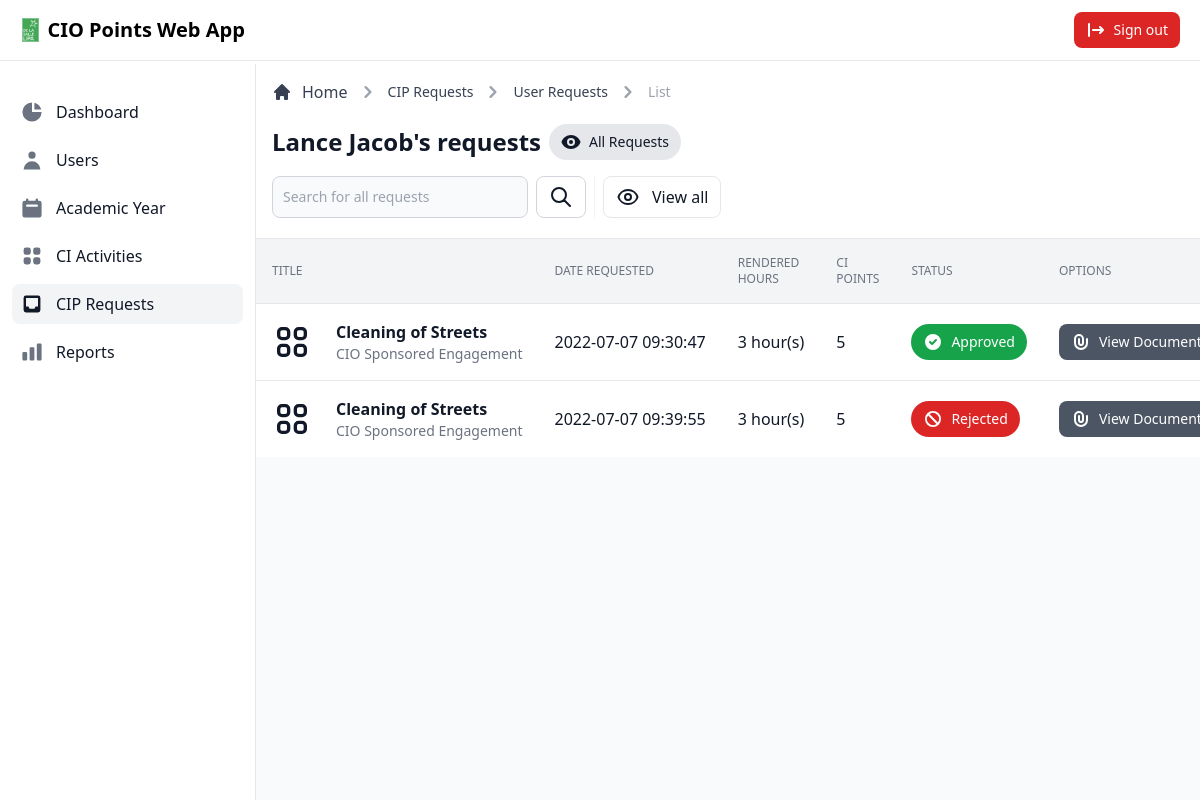
The app's page /admin/view/userrequests.php?id=9 (signed in) with its own data.
### tables this page shows
CREATE TABLE `user` (
  `user_id` int(11) NOT NULL,
  `first_name` varchar(255) NOT NULL,
  `middle_name` varchar(255) NOT NULL,
  `last_name` varchar(255) NOT NULL,
  `address` varchar(255) NOT NULL,
  `email` varchar(255) NOT NULL,
  `password` varchar(255) NOT NULL,
  `contact_number` varchar(255) NOT NULL,
  `department` varchar(255) NOT NULL,
  `division` varchar(255) NOT NULL,
  `status` varchar(255) NOT NULL,
  `type` varchar(255) NOT NULL,
  `date_created` timestamp NOT NULL DEFAULT current_timestamp(),
  `date_updated` timestamp NOT NULL DEFAULT current_timestamp() ON UPDATE current_timestamp()
);

CREATE TABLE `user_request` (
  `request_id` int(11) NOT NULL,
  `user_id` int(11) NOT NULL,
  `activity_id` int(11) NOT NULL,
  `supporting_docs_name` varchar(255) NOT NULL,
  `supporting_docs_type` varchar(255) NOT NULL,
  `supporting_docs` mediumblob NOT NULL,
  `rendered_hours` int(11) NOT NULL,
  `date_requested` timestamp NOT NULL DEFAULT current_timestamp(),
  `request_status` varchar(255) NOT NULL,
  `date_updated` timestamp NOT NULL DEFAULT current_timestamp() ON UPDATE current_timestamp()
);

CREATE TABLE `ci_activity` (
  `activity_id` int(11) NOT NULL,
  `title` varchar(255) NOT NULL,
  `date` date NOT NULL,
  `venue` varchar(255) NOT NULL,
  `department` varchar(255) NOT NULL,
  `division` varchar(255) NOT NULL,
  `description` varchar(255) NOT NULL,
  `type` varchar(255) NOT NULL,
  `duration` int(11) NOT NULL,
  `user_id` int(11) DEFAULT NULL,
  `ci_points` int(11) NOT NULL,
  `ay_id` int(11) DEFAULT NULL,
  `semester` varchar(255) NOT NULL,
  `date_created` timestamp NOT NULL DEFAULT current_timestamp(),
  `date_updated` timestamp NOT NULL DEFAULT current_timestamp() ON UPDATE current_timestamp()
);

### admin/view/userrequests.php (called while the page is built, shortened)
<?php
$data = [
  'title' => 'CIP Requests',
  'dir' => '../../'
];
include_once '../database/database.php';
class DisplayData extends Dbh
{
  public function getUserData($id)
  {
    $stmt = $this->connect()->prepare('SELECT ur.request_id, ur.supporting_docs_name, ur.supporting_docs, ur.supporting_docs, ur.rendered_hours, ur.date_requested, ur.request_status, ci.title, ci.date, ci.type, ci.description, ci.ci_points, u.user_id, u.first_name, u.middle_name, u.last_name, u.email FROM user_request ur INNER JOIN ci_activity ci ON ur.activity_id = ci.activity_id AND ur.user_id = ? INNER JOIN user u  ON ur.user_id = u.user_id;');
    $result = 0;
    if (!$stmt->execute([$id])) {
      $stmt = null;
      exit;
    }
    while ($row = $stmt->fetchAll(PDO::FETCH_ASSOC)) {
      $result = $row;
    }
    return $result;
  }
}
$display = new DisplayData();
if (!isset($_GET['status'])) {
  $records = $display->getUserData($_GET['id']);
} else {
  $records = $display->getFilteredData($_GET['id'], $_GET['status']);
}
include_once '../layouts/header.php';
include_once '../layouts/navbar.php';
include_once '../layouts/sidebar.php';
include_once '../pages/userrequests/main.php';
include_once '../layouts/footer.php';

### admin/database/database.php (called while the page is built)
<?php
class Dbh
{
  private $hostname = 'localhost';
  private $username = 'root';
  private $password = '';
  private $dbname = 'dbciopointswebapp';
  public function connect()
  {
    try {
      $dbh = new PDO('mysql:host=' . $this->hostname . ';dbname=' . $this->dbname, $this->username, $this->password);
      return $dbh;
    } catch (PDOException $e) {
      print "Error!: " . $e->getMessage() . "<br>";
      die();
    }
  }
}

### admin/pages/userrequests/tabledata.php (the view, shortened to what this page needs)
<div class="flex flex-col">
  <div class="overflow-x-auto">
    <div class="inline-block min-w-full align-middle">
      <div class="overflow-hidden shadow">
        <table class="min-w-full divide-y divide-gray-200 table-fixed">
          <thead class="bg-gray-100">
            <tr>
              <th scope="col" class="p-4 text-xs font-medium text-left text-gray-500 uppercase">
                Title
              </th>
              <th scope="col" class="p-4 text-xs font-medium text-left text-gray-500 uppercase">
                Date Requested
              </th>
              <th scope="col" class="p-4 text-xs font-medium text-left text-gray-500 uppercase">
                Rendered Hours
              </th>
              <th scope="col" class="p-4 text-xs font-medium text-left text-gray-500 uppercase">
                CI Points
              </th>
              <th scope="col" class="p-4 text-xs font-medium text-left text-gray-500 uppercase">
                Status
              </th>
              <th scope="col" class="p-4 text-xs font-medium text-left text-gray-500 uppercase">
                Options
              </th>
            </tr>
          </thead>
          <tbody class="bg-white divide-y divide-gray-200">
            <?php foreach ($records as $data) { ?>
              <tr class="hover:bg-gray-100">
                <td class="flex items-center p-4 mr-12 space-x-6 whitespace-nowrap lg:mr-0">
                  <div class="text-sm font-normal text-gray-500">
                    <div class="text-base font-semibold text-gray-900"><?= $data['title']; ?></div>
                    <div class="text-sm font-normal text-gray-500"><?= $data['type'] ?></div>
                  </div>
                </td>
                <td class="p-4 text-base font-medium text-gray-900 whitespace-nowrap"><?= $data['date_requested']; ?></td>
                <td class="p-4 text-base font-medium text-gray-900 whitespace-nowrap"><?= $data['rendered_hours']; ?> hour(s)</td>
                <td class="p-4 text-base font-normal text-gray-900 whitespace-nowrap"><?= $data['ci_points'] ?></td>
                <td class="p-4 text-base font-normal text-gray-900 whitespace-nowrap">
                  <?php if ($data['request_status'] == 'pending') { ?>
                    <span class="inline-flex px-3 py-2 text-sm font-medium text-center text-gray-900 capitalize bg-yellow-500 rounded-full">
                      <svg xmlns="http://www.w3.org/2000/svg" class="w-5 h-5 mr-2" viewBox="0 0 20 20" fill="currentColor">
                        <path fill-rule="evenodd" d="M10 18a8 8 0 100-16 8 8 0 000 16zm1-12a1 1 0 10-2 0v4a1 1 0 00.293.707l2.828 2.829a1 1 0 101.415-1.415L11 9.586V6z" clip-rule="evenodd" />
                      </svg>
                      <?= $data['request_status'] ?>
                    </span>
                  <?php } else if ($data['request_status'] == 'approved') { ?>
                    <span class="inline-flex px-3 py-2 text-sm font-medium text-center text-white capitalize bg-green-600 rounded-full">
                      <svg xmlns="http://www.w3.org/2000/svg" class="w-5 h-5 mr-2" viewBox="0 0 20 20" fill="currentColor">
                        <path fill-rule="evenodd" d="M10 18a8 8 0 100-16 8 8 0 000 16zm3.707-9.293a1 1 0 00-1.414-1.414L9 10.586 7.707 9.293a1 1 0 00-1.414 1.414l2 2a1 1 0 001.414 0l4-4z" clip-rule="evenodd" />
                      </svg>
                      <?= $data['request_status'] ?>
                    </span>
                  <?php } else if ($data['request_status'] == 'rejected') { ?>
                    <span class="inline-flex px-3 py-2 text-sm font-medium text-center text-white capitalize bg-red-600 rounded-full">
                      <svg xmlns="http://www.w3.org/2000/svg" class="w-5 h-5 mr-2" viewBox="0 0 20 20" fill="currentColor">
                        <path fill-rule="evenodd" d="M13.477 14.89A6 6 0 015.11 6.524l8.367 8.368zm1.414-1.414L6.524 5.11a6 6 0 018.367 8.367zM18 10a8 8 0 11-16 0 8 8 0 0116 0z" clip-rule="evenodd" />
                      </svg>
                      <?= $data['request_status'] ?>
                    </span>
                  <?php } ?>
                </td>
                <td class="p-4 space-x-2 whitespace-nowrap">
                  <a title="<?= $data['supporting_docs_name']; ?>" target="_blank" href="../view/cipview.php?id=<?= $data['request_id'] ?>" class="inline-flex items-center px-3 py-2 text-sm font-medium text-center text-white bg-gray-600 rounded-lg hover:bg-gray-700 focus:ring-4 focus:ring-gray-200">
                    <svg xmlns="http://www.w3.org/2000/svg" class="w-5 h-5 mr-2" viewBox="0 0 20 20" fill="currentColor">
                      <path fill-rule="evenodd" d="M8 4a3 3 0 00-3 3v4a5 5 0 0010 0V7a1 1 0 112 0v4a7 7 0 11-14 0V7a5 5 0 0110 0v4a3 3 0 11-6 0V7a1 1 0 012 0v4a1 1 0 102 0V7a3 3 0 00-3-3z" clip-rule="evenodd" />
                    </svg>
                    View Documents
                  </a>
                </td>
              </tr>
            <?php } ?>
          </tbody>
        </table>
      </div>
    </div>
  </div>
</div>

### admin/pages/userrequests/main.php (shortened to what this page needs)
<div class="flex pt-16 overflow-hidden bg-white">
  <div id="main-content" class="relative w-full h-full overflow-y-auto bg-gray-50 lg:ml-64">
    <main>
      <div class="items-center justify-between block p-4 bg-white border-b border-gray-200 sm:flex">
        <div class="w-full mb-1">
          <div class="mb-4">
            <nav class="flex mb-5" aria-label="Breadcrumb">
              <ol class="inline-flex items-center space-x-1 md:space-x-2">
                <li class="inline-flex items-center">
                  <a href="../view/dashboard.php" class="inline-flex items-center text-gray-700 hover:text-gray-900">
                    <svg class="w-5 h-5 mr-2.5" fill="currentColor" viewBox="0 0 20 20" xmlns="http://www.w3.org/2000/svg">
                      <path d="M10.707 2.293a1 1 0 00-1.414 0l-7 7a1 1 0 001.414 1.414L4 10.414V17a1 1 0 001 1h2a1 1 0 001-1v-2a1 1 0 011-1h2a1 1 0 011 1v2a1 1 0 001 1h2a1 1 0 001-1v-6.586l.293.293a1 1 0 001.414-1.414l-7-7z"></path>
                    </svg>
                    Home
                  </a>
                </li>
                <li>
                  <div class="flex items-center">
                    <svg class="w-6 h-6 text-gray-400" fill="currentColor" viewBox="0 0 20 20" xmlns="http://www.w3.org/2000/svg">
                      <path fill-rule="evenodd" d="M7.293 14.707a1 1 0 010-1.414L10.586 10 7.293 6.707a1 1 0 011.414-1.414l4 4a1 1 0 010 1.414l-4 4a1 1 0 01-1.414 0z" clip-rule="evenodd"></path>
                    </svg>
                    <a href="ciprequests.php" class="ml-1 text-sm font-medium text-gray-700 hover:text-gray-900 md:ml-2">CIP Requests</a>
                  </div>
                </li>
                <li>
                  <div class="flex items-center">
                    <svg class="w-6 h-6 text-gray-400" fill="currentColor" viewBox="0 0 20 20" xmlns="http://www.w3.org/2000/svg">
                      <path fill-rule="evenodd" d="M7.293 14.707a1 1 0 010-1.414L10.586 10 7.293 6.707a1 1 0 011.414-1.414l4 4a1 1 0 010 1.414l-4 4a1 1 0 01-1.414 0z" clip-rule="evenodd"></path>
                    </svg>
                    <a href="#" class="ml-1 text-sm font-medium text-gray-700 hover:text-gray-900 md:ml-2">User Requests</a>
                  </div>
                </li>
                <li>
                  <div class="flex items-center">
                    <svg class="w-6 h-6 text-gray-400" fill="currentColor" viewBox="0 0 20 20" xmlns="http://www.w3.org/2000/svg">
                      <path fill-rule="evenodd" d="M7.293 14.707a1 1 0 010-1.414L10.586 10 7.293 6.707a1 1 0 011.414-1.414l4 4a1 1 0 010 1.414l-4 4a1 1 0 01-1.414 0z" clip-rule="evenodd"></path>
                    </svg>
                    <span class="ml-1 text-sm font-medium text-gray-400 md:ml-2" aria-current="page">List</span>
                  </div>
                </li>
              </ol>
            </nav>
            <div class="flex items-center">
              <h1 class="mr-2 text-xl font-semibold text-gray-900 sm:text-2xl"><?= $records[0]['first_name']; ?>'s requests</h1>
              <?php if (isset($_GET['status']) && $_GET['status'] == 'pending') { ?>
                <span class="inline-flex px-3 py-2 text-sm font-medium text-center text-gray-900 capitalize bg-yellow-500 rounded-full">
                  <svg xmlns="http://www.w3.org/2000/svg" class="w-5 h-5 mr-2" viewBox="0 0 20 20" fill="currentColor">
                    <path fill-rule="evenodd" d="M10 18a8 8 0 100-16 8 8 0 000 16zm1-12a1 1 0 10-2 0v4a1 1 0 00.293.707l2.828 2.829a1 1 0 101.415-1.415L11 9.586V6z" clip-rule="evenodd" />
                  </svg>
                  <?= $_GET['status']; ?>
                </span>
              <?php } else if (!isset($_GET['status'])) { ?>
                <span class="inline-flex px-3 py-2 text-sm font-medium text-center text-gray-900 capitalize bg-gray-200 rounded-full">
                  All requests
                </span>
              <?php } ?>
            </div>
          </div>
          <div class="sm:flex">
            <div class="items-center hidden mb-3 sm:flex sm:divide-x sm:divide-gray-100 sm:mb-0">
              <form class="flex lg:pr-2" action="#" method="get">
                <div class="relative mr-2 lg:w-64 xl:w-96">
                  <input type="text" name="search" class="bg-gray-50 border border-gray-300 text-gray-900 focus:outline-none sm:text-sm rounded-lg focus:ring-gray-200 focus:ring-4 block w-full p-2.5" placeholder="Search for all requests" required>
                </div>
                <button type="submit" class="inline-flex items-center justify-center w-1/2 px-3 py-2 text-sm font-medium text-center text-gray-900 bg-white border border-gray-300 rounded-lg hover:bg-gray-100 focus:ring-4 focus:ring-gray-200 sm:w-auto">
                  <svg xmlns="http://www.w3.org/2000/svg" class="w-6 h-6" fill="none" viewBox="0 0 24 24" stroke="currentColor">
                    <path stroke-linecap="round" stroke-linejoin="round" stroke-width="2" d="M21 21l-6-6m2-5a7 7 0 11-14 0 7 7 0 0114 0z" />
                  </svg>
                </button>
              </form>
              <div class="flex pl-0 mt-3 space-x-1 sm:pl-2 sm:mt-0">
                <a href="userrequests.php?id=<?= $_GET['id']; ?><?= (isset($_GET['status'])) ? '&status=' . $_GET['status'] : '' ?>" class="text-gray-900 bg-white hover:bg-gray-100 focus:ring-4 focus:ring-gray-200 border border-gray-200 font-medium inline-flex items-center rounded-lg text-base px-3 py-2 text-center;">
                  <span>View all</span>
                </a>
              </div>
            </div>
          </div>
        </div>
      </div>
      <?php
      if (!empty($records)) {
        include_once '../pages/userrequests/tabledata.php';
      }
      ?>
    </main>
  </div>
</div>

### records on screen
user: first_name "Lance Jacob"
user_request: activity.title "Cleaning of Streets", activity.type "CIO Sponsored Engagement", date_requested "2022-07-07 09:30:47", rendered_hours "3", activity.ci_points "5", request_status "Approved"
user_request: activity.title "Cleaning of Streets", activity.type "CIO Sponsored Engagement", date_requested "2022-07-07 09:39:55", rendered_hours "3", activity.ci_points "5", request_status "Rejected"
